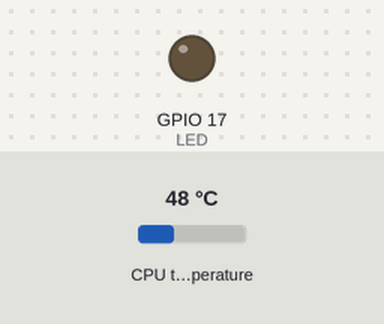
Recording of a program running on a simulated Raspberry Pi (BCM pin numbers). Parts: output pins drawn as LEDs (lit = HIGH). The inputs (shaded band) are chosen by the test bench; at power-on: CPU temperature 48 °C.

Above: at 1.2 s.
1.3 s: CPU temperature set to 63 °C
11.3 s: CPU temperature set to 66 °C
At 20.9 s:
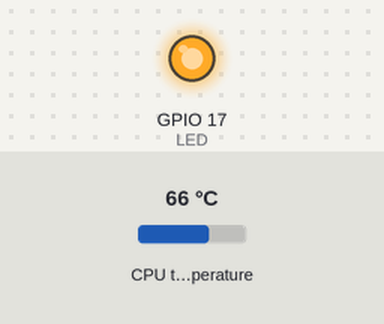
21.5 s: CPU temperature set to 52 °C
31.5 s: CPU temperature set to 49 °C
At 41.0 s:
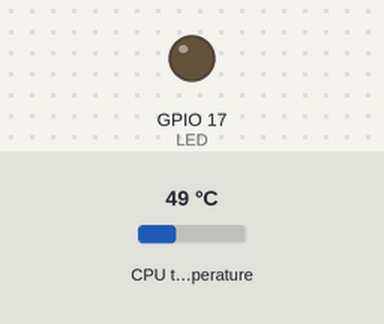
41.5 s: CPU temperature set to 71 °C
At 51.0 s:
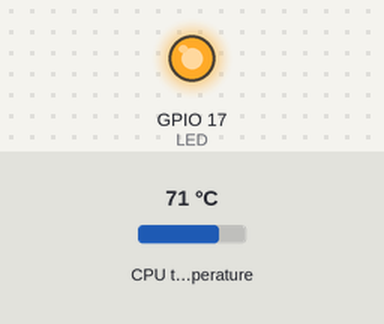
Timing chart, 0 to 52.5 s (numbered marks = the images above; inputs shaded):
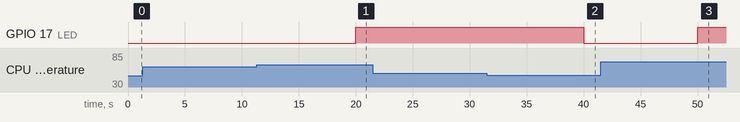

Measured:
- the behaviour switches between 64 and 65 °C on CPU temperature (found by bisection; images 0 and 1)
- the behaviour switches between 51 and 50 °C on CPU temperature (found by bisection; images 1 and 2)
- after the input at 1.3 s, every drawn part: stays the same
- after the input at 11.3 s, GPIO 17 (LED): LOW → HIGH after 8.7 s
- after the input at 21.5 s, every drawn part: stays the same
- after the input at 31.5 s, GPIO 17 (LED): HIGH → LOW after 8.5 s
- after the input at 41.5 s, GPIO 17 (LED): LOW → HIGH after 8.5 s

The program:

gp.py
```python
import time
import lgpio

LED = 17
HIGHTEMP = 65
LOWTEMP = 50


def getTemp():
	f=open('/sys/class/thermal/thermal_zone0/temp','r')
	return int(f.read())/1000


# open the gpio chip and set the LED pin as output
h = lgpio.gpiochip_open(0)
lgpio.gpio_claim_output(h, LED)

try:
    while True:
        temp=getTemp()
        if temp>=HIGHTEMP:
        # Turn the GPIO pin on
             lgpio.gpio_write(h, LED, 1)
        elif temp<=LOWTEMP:
        # Turn the GPIO pin off
             lgpio.gpio_write(h, LED, 0)
        time.sleep(10)
except KeyboardInterrupt:
    lgpio.gpio_write(h, LED, 0)
    lgpio.gpiochip_close(h)
```
